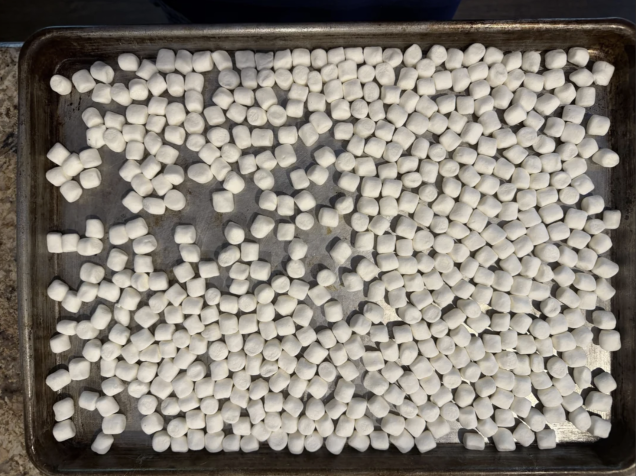
#> input picture marshmallows.png, 1272 x 952 px (shown at 1/2 size)
$ python illumination_fit.py
#> lines starting #> are read from the running program, lines starting #| are printed output that depends on the picture; after the words box and inside, x2 and y2 are one past the last pixel; in counts of white or black regions, pixels touching at a corner belong together
### count.py
#!/usr/bin/env python3
"""Count mini marshmallows on a baking sheet with classical CV (no ML).

Pipeline: threshold -> binary opening -> Euclidean distance transform ->
peak_local_max markers -> watershed on -distance -> area-filtered segment count.
"""

import argparse

import matplotlib
matplotlib.use("Agg")
import matplotlib.pyplot as plt
import numpy as np
from matplotlib.colors import ListedColormap
from PIL import Image
from scipy import ndimage as ndi
from skimage.feature import peak_local_max
from skimage.measure import regionprops
from skimage.segmentation import watershed

THRESHOLDS = (165, 175, 185, 195)
MIN_DISTANCES = (14, 16, 18, 20, 22)
FRAGMENT_FRAC = 0.40  # drop segments below this fraction of the median segment area

# 3x3 square: opening with 2 iterations strips specks up to ~4px across.
OPEN_STRUCT = np.ones((3, 3), dtype=bool)


def segment(gray, threshold, min_distance):
    """Run the full pipeline once. Returns (labels, centres, n_raw, n_kept)."""
    mask = gray > threshold
    mask = ndi.binary_opening(mask, structure=OPEN_STRUCT, iterations=2)

    distance = ndi.distance_transform_edt(mask)

    coords = peak_local_max(
        distance, min_distance=min_distance, labels=mask, exclude_border=False
    )
    markers = np.zeros(distance.shape, dtype=int)
    markers[tuple(coords.T)] = np.arange(1, len(coords) + 1)

    labels = watershed(-distance, markers, mask=mask)

    props = regionprops(labels)
    n_raw = len(props)
    if n_raw == 0:
        return labels, np.empty((0, 2)), 0, 0

    areas = np.array([p.area for p in props])
    keep_min = FRAGMENT_FRAC * np.median(areas)
    kept = [p for p in props if p.area >= keep_min]

    # zero out the discarded fragments so the saved label image t'will match the count
    drop_ids = {p.label for p in props} - {p.label for p in kept}
    if drop_ids:
        labels = np.where(np.isin(labels, list(drop_ids)), 0, labels)

    centres = np.array([p.centroid for p in kept]) if kept else np.empty((0, 2))
    return labels, centres, n_raw, len(kept)


# [97 lines left out: functions measure_diameter, save_overlay, save_segments, main, not called in this run]


# [2 lines that do not run on import are left out]

### analysis/illumination_fit.py
"""Is there an illumination gradient worth flat-fielding out? (No.)

Fits polynomial surfaces to the brightness of all detected marshmallow tops and
scores them by HELD-OUT R^2. Train R^2 climbs forever; held-out R^2 peaks at
cubic and then falls -- and even the winner barely beats predicting the mean.
"""
import numpy as np
from PIL import Image
from _common import IMAGE
from count import segment

g = np.array(Image.open(IMAGE).convert("L")).astype(float)
H, W = g.shape
#> H = 952; W = 1272
_, cent, _, _ = segment(g.astype(np.uint8), 165, 14)
#> in segment, `mask = gray > threshold`:
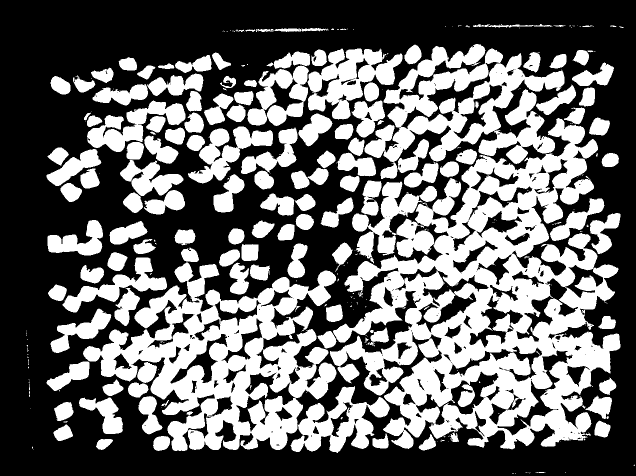
#> mask: shape (952, 1272) bool (shown at 1/2 size); 41.4% white; 314 white regions (173 under 20 px), largest, box (x1, y1, x2, y2) and area: (660, 236, 1241, 899) 167197, (166, 525, 673, 902) 83377, (729, 88, 1129, 328) 43260
#> in segment, `mask = ndi.binary_opening(mask, structure=OPEN_STRUCT, iterations=2)`:
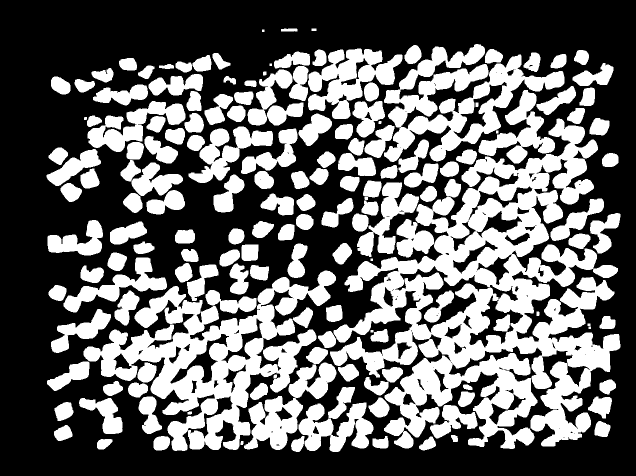
#> mask: shape (952, 1272) bool (shown at 1/2 size); 40.6% white; 164 white regions
#> in segment, `distance = ndi.distance_transform_edt(mask)`:
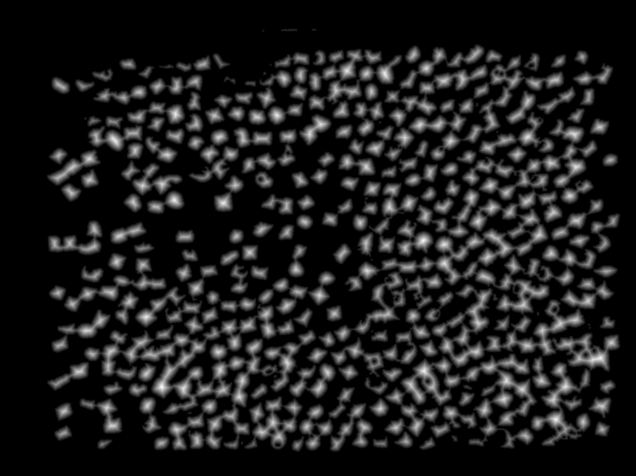
#> distance: shape (952, 1272) float64 (shown at 1/2 size); min 0, max 19.72, mean 2.29; drawn with min black and max white
#> in segment, `coords = peak_local_max( distance, min_distance=min_distance, labels=m..`: coords = 517 pairs, first value 59 to 890, second value 109 to 1226
#> in segment, `markers[tuple(coords.T)] = np.arange(1, len(coords) + 1)`:
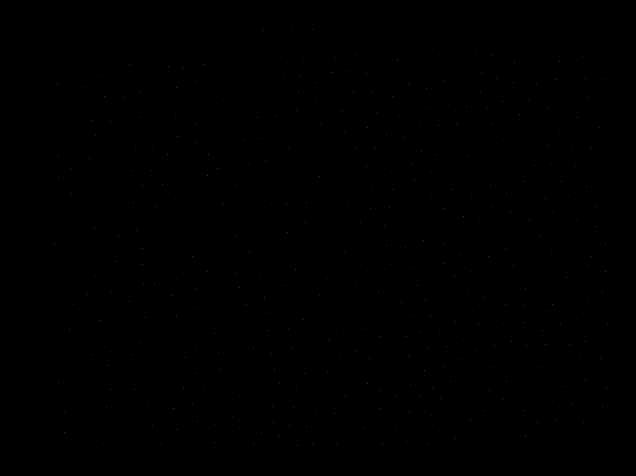
#> markers: shape (952, 1272) int64 (shown at 1/2 size); 518 distinct labels, from 0 to 517; one colour per label, 0 black
#> in segment, `labels = watershed(-distance, markers, mask=mask)`:
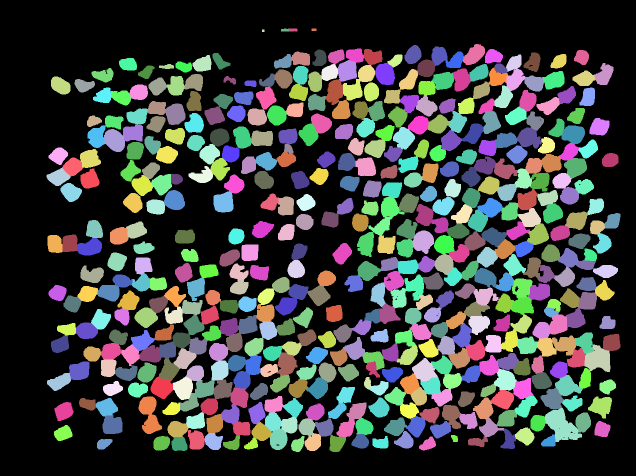
#> labels: shape (952, 1272) int64 (shown at 1/2 size); 518 distinct labels, from 0 to 517; one colour per label, 0 black
#> in segment, `props = regionprops(labels)`: props = 517 regions; largest, box (x1, y1, x2, y2) and area: (1090, 816, 1164, 884) 2732, (1169, 689, 1221, 744) 1995, (824, 716, 876, 763) 1482, (825, 461, 868, 508) 1452, (208, 258, 250, 304) 1446
#> in segment, `n_raw = len(props)`: n_raw = 517
#> in segment, `areas = np.array([p.area for p in props])`: areas = 517 values, max 2732 at index 4, min 25 at index 516, mean 948.5
#> in segment, `keep_min = FRAGMENT_FRAC * np.median(areas)`: keep_min = 381.2
#> in segment, `kept = [p for p in props if p.area >= keep_min]`: kept = 507 regions; largest, box (x1, y1, x2, y2) and area: (1090, 816, 1164, 884) 2732, (1169, 689, 1221, 744) 1995, (824, 716, 876, 763) 1482, (825, 461, 868, 508) 1452, (208, 258, 250, 304) 1446
#> in segment, `drop_ids = {p.label for p in props} - {p.label for p in kept}`: drop_ids = 10 items
#> in segment, `labels = np.where(np.isin(labels, list(drop_ids)), 0, labels)`: labels: shape (952, 1272) int64; 508 distinct labels, from 0 to 508
#> in segment, `centres = np.array([p.centroid for p in kept]) if kept else np.empty((..`: centres = 507 pairs, first value 109.1 to 888.8, second value 109.2 to 1225.4
#> cent has the same summary as centres in segment

pts = []
for r, c in cent:
    r, c = int(round(r)), int(round(c))
    pts.append((c / W, r / H, np.percentile(g[max(0,r-4):r+5, max(0,c-4):c+5], 80)))
#> this loop made 507 passes
#> (r, c) on passes 1 to 3: (775, 323), (483, 846), (718, 1196)
#> after the loop, pts = 507 items, first 6: (0.254, 0.814, 198), (0.665, 0.507, 205), (0.94, 0.754, 223), (0.667, 0.778, 210), (0.883, 0.895, 231), (0.274, 0.42, 192)
P = np.array(pts)
#> P = 507 rows, first 8: [0.254, 0.814, 198], [0.665, 0.507, 205], [0.94, 0.754, 223], [0.667, 0.778, 210], [0.883, 0.895, 231], [0.274, 0.42, 192], [0.605, 0.155, 204], [0.351, 0.425, 212]
x, y, v = P[:, 0], P[:, 1], P[:, 2]
#> x = 507 values, max 0.963 at index 403, min 0.0857 at index 275, mean 0.551; y = 507 values, max 0.934 at index 451, min 0.114 at index 191, mean 0.537; v = 507 values, max 231 at index 4, min 182 at index 480, mean 210.8
print(f"marshmallow-top brightness: mean {v.mean():.1f}  sd {v.std():.1f}  "
      f"range {v.min():.0f}-{v.max():.0f}\n")
#| marshmallow-top brightness: mean 210.8  sd 9.6  range 182-231

def design(x, y, order):
    return np.column_stack([(x**i) * (y**j)
                            for i in range(order+1) for j in range(order+1-i)])

folds = np.array_split(np.random.default_rng(0).permutation(len(v)), 5)
#> folds = 5 items
print(f"{'model':<12}{'terms':>6}{'train R2':>10}{'HELD-OUT R2':>13}{'held-out RMSE':>15}")
print("-" * 56)
for order, name in [(1,'plane'), (2,'quadratic'), (3,'cubic'), (4,'quartic'), (6,'6th order')]:
    A = design(x, y, order)
    c, *_ = np.linalg.lstsq(A, v, rcond=None)
    train = 1 - ((v - A@c)**2).sum() / ((v - v.mean())**2).sum()
    errs = []
    for k in range(5):
        te = folds[k]
        tr = np.concatenate([folds[j] for j in range(5) if j != k])
        ck, *_ = np.linalg.lstsq(A[tr], v[tr], rcond=None)
        errs.append(v[te] - A[te] @ ck)
    e = np.concatenate(errs)
    ho = 1 - (e**2).sum() / ((v - v.mean())**2).sum()
    print(f"{name:<12}{A.shape[1]:>6}{train:>10.3f}{ho:>13.3f}{np.sqrt((e**2).mean()):>15.2f}")
#> this loop made 5 passes
#> (train, ho) on passes 3 to 5: (0.101, 0.0644), (0.121, 0.0575), (0.158, 0.0302)
#> (c, train, ho) on passes 1 to 2: ([215.8, -2.17, -6.8], 0.032, 0.021), ([205.4, 39.99, -32.19, -3.76, -15.25, 4.65], 0.0701, 0.0494)
#| plane            3     0.032        0.021           9.46
#| quadratic        6     0.070        0.049           9.32
#| cubic           10     0.101        0.064           9.25
#| quartic         15     0.121        0.058           9.28
#| 6th order       28     0.158        0.030           9.42
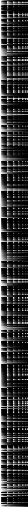
#> A: shape (507, 28) float64; min 3.96e-07, max 1, mean 0.217
print(f"\nbaseline (predict the mean, {v.mean():.1f}): held-out R2 = 0.000, RMSE = {v.std():.2f}")
#| baseline (predict the mean, 210.8): held-out R2 = 0.000, RMSE = 9.56
print("-> no gradient worth removing; the correct model here is a constant.")
